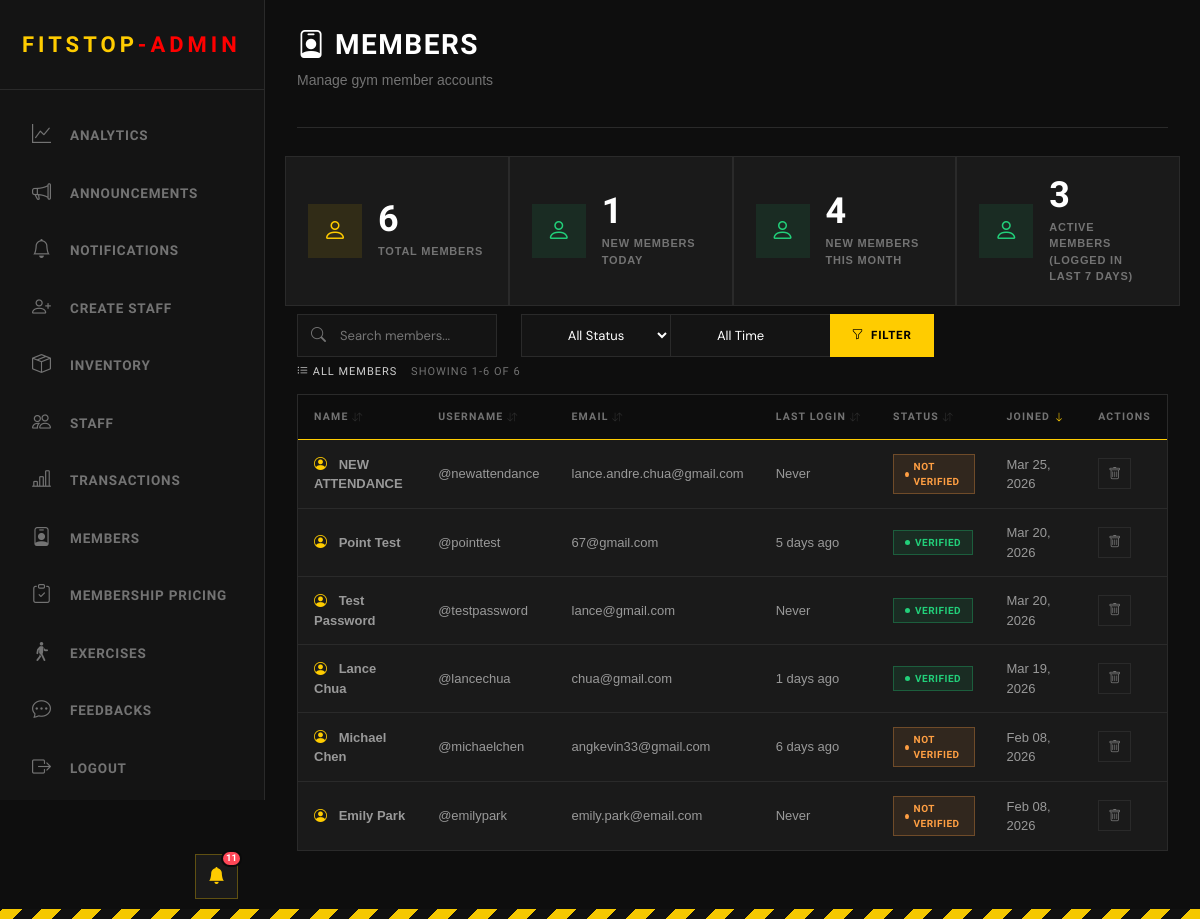
Before: /admin/view_members.php (signed in) with the older database file.
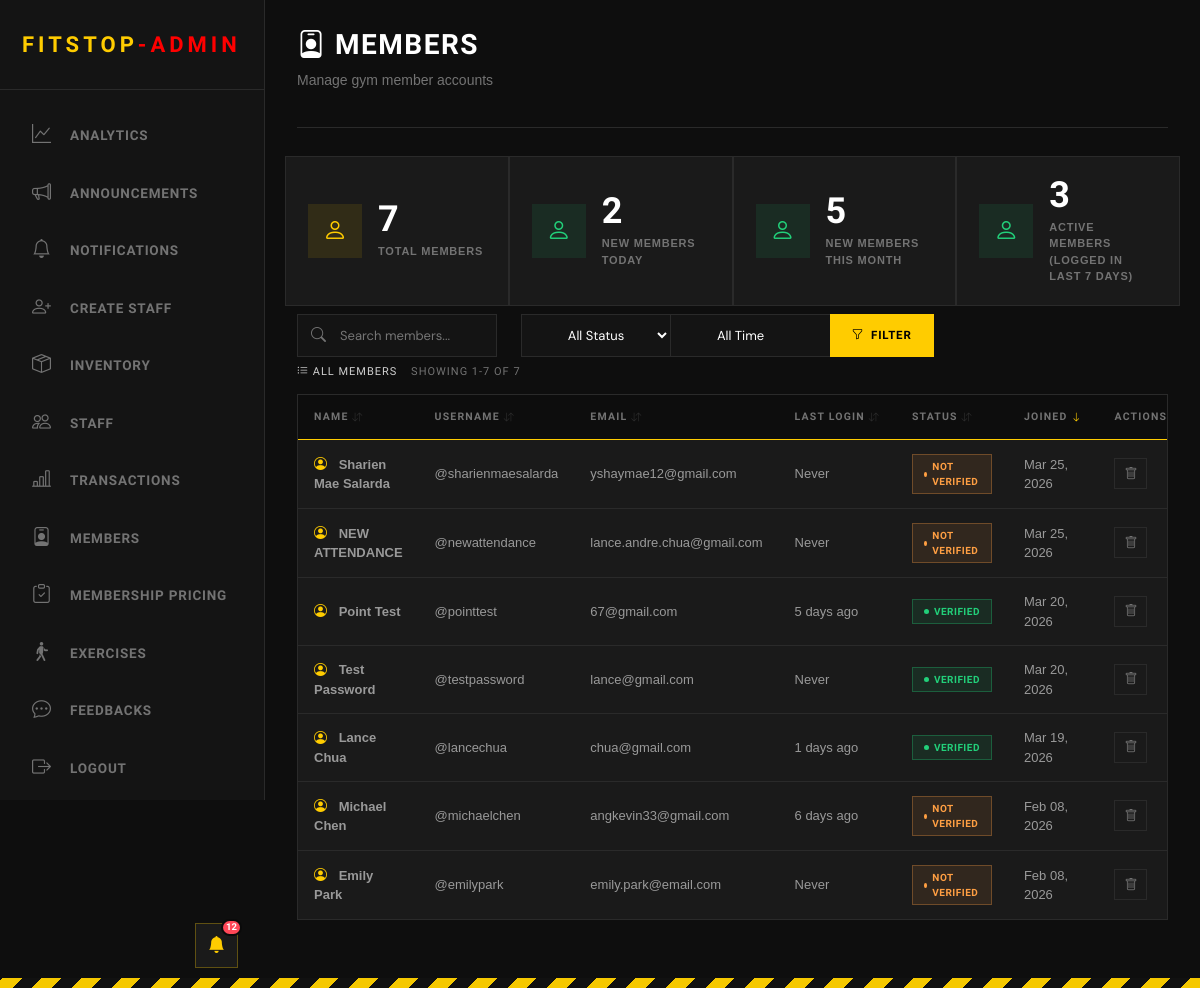
After: the same page with the newer database file.
### tables this page shows
CREATE TABLE "users" (   id INTEGER PRIMARY KEY AUTOINCREMENT,   username VARCHAR(50) NOT NULL UNIQUE,   first_name VARCHAR(50) NOT NULL,   last_name VARCHAR(50) NOT NULL,   email VARCHAR(100) NOT NULL UNIQUE,   password VARCHAR(255) NOT NULL,   user_type VARCHAR(50),   verification_code VARCHAR(50) DEFAULT NULL,   verification_code_expiration TIMESTAMP DEFAULT NULL,   is_verified BOOLEAN DEFAULT FALSE,   profile_picture BLOB,   last_logged_in TIMESTAMP DEFAULT NULL,   created_at TIMESTAMP DEFAULT CURRENT_TIMESTAMP,   updated_at TIMESTAMP DEFAULT CURRENT_TIMESTAMP , "points" INTEGER NOT NULL DEFAULT 0, dpa_consent INTEGER NOT NULL DEFAULT 0, dpa_consent_at TIMESTAMP DEFAULT NULL);

### admin/view_members.php (the view, shortened to what this page needs)
<?php
include("../Login/connection.php");
$search = isset($_GET['search']) ? trim($_GET['search']) : '';
$status_filter = isset($_GET['status']) ? $_GET['status'] : '';
$time_filter = isset($_GET['time']) ? $_GET['time'] : '';
$sort_by = isset($_GET['sort']) ? $_GET['sort'] : 'created_at';
$sort_order = isset($_GET['order']) ? $_GET['order'] : 'DESC';
$records_per_page = 10;
$page = isset($_GET['page']) ? (int) $_GET['page'] : 1;
$offset = ($page - 1) * $records_per_page;
$sort_order = ($sort_order === 'ASC') ? 'ASC' : 'DESC';
$where_conditions = ["user_type = 'user'"];
$params = [];
$where_clause = "WHERE " . implode(" AND ", $where_conditions);
$total_query = $pdo->prepare("SELECT COUNT(*) as total FROM users $where_clause");
$total_query->execute($params);
$total_records = $total_query->fetch()['total'];
$query = "SELECT id, username, first_name, last_name, email, last_logged_in, is_verified, created_at
          FROM users
          $where_clause
          ORDER BY $sort_by $sort_order
          LIMIT :limit OFFSET :offset";
$stmt = $pdo->prepare($query);
$stmt->bindValue(':limit', $records_per_page, PDO::PARAM_INT);
$stmt->bindValue(':offset', $offset, PDO::PARAM_INT);
$stmt->execute();
$members = $stmt->fetchAll();
function timeAgo($datetime)
{
    if (!$datetime)
        return 'Never';
    $time = strtotime($datetime);
    $diff = time() - $time;
    if ($diff < 604800)
        return floor($diff / 86400) . ' days ago';
    return date('M d, Y', $time);
}
function getSortUrl($column, $current_sort, $current_order, $search, $status, $time, $page)
{
    $new_order = 'ASC';
    $params = "sort=$column&order=$new_order";
    return "?$params";
}
function getSortIcon($column, $current_sort, $current_order)
{
    if ($current_sort !== $column) {
        return '<i class="bi bi-arrow-down-up" style="opacity: 0.3; font-size: 10px;"></i>';
    }
    return $current_order === 'ASC'
        ? '<i class="bi bi-arrow-up" style="color: var(--hazard); font-size: 10px;"></i>'
        : '<i class="bi bi-arrow-down" style="color: var(--hazard); font-size: 10px;"></i>';
}
$stmt = $pdo->query("
    SELECT COUNT(*) as total FROM users WHERE user_type = 'user'AND DATE(created_at) = DATE('now')");
$new_today = $stmt->fetch()['total'];
$stmt = $pdo->query("
    SELECT COUNT(*) as total FROM users WHERE user_type = 'user'AND strftime('%Y-%m', created_at) = strftime('%Y-%m', 'now')
");
$new_month = $stmt->fetch()['total'];
$stmt = $pdo->query("
    SELECT COUNT(*) as total FROM users WHERE user_type = 'user'AND last_logged_in >= DATE('now', '-7 days')
");
$active_members = $stmt->fetch()['total'];
?>
<!DOCTYPE html>
<html>
<head>
    <link rel="stylesheet" href="https://cdn.jsdelivr.net/npm/bootstrap-icons@1.11.0/font/bootstrap-icons.css">
    <link href="https://cdn.jsdelivr.net/npm/bootstrap@5.3.8/dist/css/bootstrap.min.css" rel="stylesheet"
>
</head>
<body>
    <?php include('includes/header_admin.php') ?>
    <div class="main-content">
        <div class="topbar">
            <div class="topbar-left">
                <h1><i class="bi bi-person-badge"></i> Members</h1>
                <p>Manage gym member accounts</p>
            </div>
        </div>
        <div class="row">
            <div class="stat-box col-sm-12 col-xl">
                <div class="stat-icon members">
                    <i class="bi bi-person"></i>
                </div>
                <div>
                    <div class="stat-value">
                        <?php echo number_format(isset($total_records) ? $total_records : 0, 0); ?>
                    </div>
                    <div class="stat-label">Total Members</div>
                </div>
            </div>
            <div class="stat-box col-sm-12 col-xl">
                <div class="stat-icon registrations">
                    <i class="bi bi-person"></i>
                </div>
                <div>
                    <div class="stat-value"><?php echo number_format(isset($new_today) ? $new_today : 0, 0); ?>
                    </div>
                    <div class="stat-label">New Members Today</div>
                </div>
            </div>
            <div class="stat-box col-sm-12 col-xl">
                <div class="stat-icon registrations">
                    <i class="bi bi-person"></i>
                </div>
                <div>
                    <div class="stat-value"><?php echo number_format(isset($new_month) ? $new_month : 0, 0); ?>
                    </div>
                    <div class="stat-label">New Members This Month</div>
                </div>
            </div>
            <div class="stat-box col-sm-12 col-xl">
                <div class="stat-icon registrations">
                    <i class="bi bi-person" style="color: var(--success);"></i>
                </div>
                <div>
                    <div class="stat-value">
                        <?php echo number_format(isset($active_members) ? $active_members : 0, 0); ?>
                    </div>
                    <div class="stat-label">Active Members (logged in last 7 days)</div>
                </div>
            </div>
        </div>
        <section>
            <form method="GET">
                <div class="row my-2">
                    <div class="col-sm-12 col-xl-3">
                        <div class="search-wrapper" style="flex: 2;">
                            <i class="bi bi-search search-icon"></i>
                            <input type="text" name="search" class="search-input" placeholder="Search members..."
                                maxlength="30" value="<?php echo htmlspecialchars($search); ?>"
                                style="min-width: 200px;">
                        </div>
                    </div>
                    <div class="col-sm-12 col-xl-2">
                        <select name="status" class="search-input" style="min-width: 150px;">
                            <option value="">All Status</option>
                        </select>
                    </div>
                    <div class="col-sm-12 col-xl-2">
                        <select name="time" class="search-input" style="min-width: 180px;">
                            <option value="">All Time</option>
                        </select>
                    </div>
                    <div class="col-sm-12 col-xl-2 d-flex justify-content-center">
                        <button type="submit" class="search-btn">
                            <i class="bi bi-funnel"></i> Filter
                        </button>
                    </div>
                    <div class="col-sm-12 col-xl-2 col-xl-offset-2 d-flex justify-content-center">
                    </div>
                </div>
            </form>
            <div style="margin-bottom: 16px;">
                <h2 style="margin: 0; border: none; padding: 0; font-size: 11px;">
                    <i class="bi bi-list-ul"></i> All Members
                    <span style="color: var(--text-muted); margin-left: 10px;">
                        Showing
                        <?php echo min($offset + 1, $total_records); ?>-<?php echo min($offset + $records_per_page, $total_records); ?>
                        of <?php echo $total_records; ?>
                    </span>
                </h2>
            </div>
            <div class="inventory-table">
                <table>
                    <thead>
                        <tr>
                            <th class="sortable-header"
                                onclick="window.location.href='<?php echo getSortUrl('first_name', $sort_by, $sort_order, $search, $status_filter, $time_filter, $page); ?>'">
                                Name <?php echo getSortIcon('first_name', $sort_by, $sort_order); ?>
                            </th>
                            <th class="sortable-header"
                                onclick="window.location.href='<?php echo getSortUrl('username', $sort_by, $sort_order, $search, $status_filter, $time_filter, $page); ?>'">
                                Username <?php echo getSortIcon('username', $sort_by, $sort_order); ?>
                            </th>
                            <th class="sortable-header"
                                onclick="window.location.href='<?php echo getSortUrl('email', $sort_by, $sort_order, $search, $status_filter, $time_filter, $page); ?>'">
                                Email <?php echo getSortIcon('email', $sort_by, $sort_order); ?>
                            </th>
                            <th class="sortable-header"
                                onclick="window.location.href='<?php echo getSortUrl('last_logged_in', $sort_by, $sort_order, $search, $status_filter, $time_filter, $page); ?>'">
                                Last Login <?php echo getSortIcon('last_logged_in', $sort_by, $sort_order); ?>
                            </th>
                            <th class="sortable-header"
                                onclick="window.location.href='<?php echo getSortUrl('is_verified', $sort_by, $sort_order, $search, $status_filter, $time_filter, $page); ?>'">
                                Status <?php echo getSortIcon('is_verified', $sort_by, $sort_order); ?>
                            </th>
                            <th class="sortable-header"
                                onclick="window.location.href='<?php echo getSortUrl('created_at', $sort_by, $sort_order, $search, $status_filter, $time_filter, $page); ?>'">
                                Joined <?php echo getSortIcon('created_at', $sort_by, $sort_order); ?>
                            </th>
                            <th>Actions</th>
                        </tr>
                    </thead>
                    <tbody>
                        <?php if (count($members) > 0): ?>
                            <?php foreach ($members as $member): ?>
                                <?php
                                $full_name = htmlspecialchars($member['first_name'] . ' ' . $member['last_name']);
                                $username = htmlspecialchars($member['username']);
                                $email = htmlspecialchars($member['email']);
                                $last_login = timeAgo($member['last_logged_in']);
                                $joined = date('M d, Y', strtotime($member['created_at']));
                                $status_badge = $member['is_verified']
                                    ? "<span class='status-badge active'>Verified</span>"
                                    : "<span class='status-badge maintenance'>Not Verified</span>";
                                ?>
                                <tr>
                                    <td>
                                        <i class='bi bi-person-circle' style='color: var(--hazard); margin-right: 8px;'></i>
                                        <strong><?php echo $full_name; ?></strong>
                                    </td>
                                    <td>@<?php echo $username; ?></td>
                                    <td><?php echo $email; ?></td>
                                    <td><?php echo $last_login; ?></td>
                                    <td><?php echo $status_badge; ?></td>
                                    <td><?php echo $joined; ?></td>
                                    <td>
                                        <a href='delete_member.php?id=<?php echo $member['id']; ?>' class='btn-icon'
                                            onclick='return confirm("Are you sure you want to remove this member?")'>
                                            <i class='bi bi-trash'></i>
                                        </a>
                                    </td>
                                </tr>
                            <?php endforeach; ?>
                        <?php endif; ?>
                    </tbody>
                </table>
            </div>
        </section>
    </div>
</body>
</html>

### admin/includes/header_admin.php (shortened to what this page needs)
<?php
include('../login/connection.php');
$unread_stmt = $pdo->query("SELECT COUNT(*) as count FROM notification_history WHERE is_read = 0");
$unread_count = $unread_stmt->fetch()['count'];
?>
<head>
    <link rel="stylesheet" href="../staff/staff.css">
    <link href="../styles.css" rel="stylesheet">
    <link rel="stylesheet" href="https://cdnjs.cloudflare.com/ajax/libs/font-awesome/6.4.0/css/all.min.css">
    <link rel="stylesheet" href="https://cdn.jsdelivr.net/npm/bootstrap-icons@1.11.0/font/bootstrap-icons.css">
</head>
<body>
    <div style="position: fixed; bottom: 20px; left: calc(var(--sidebar-w) - 70px); z-index: 1001;">
        <div class="notif-wrapper">
            <button class="notif-bell-btn" id="notifBellBtn">
                <i class="bi bi-bell-fill"></i>
                <?php if ($unread_count > 0): ?>
                    <span class="notif-badge"><?php echo $unread_count; ?></span>
                <?php endif; ?>
            </button>
        </div>
    </div>
    <div class="sidebar">
        <div class="sidebar-header">
            <span class="logo-text">FITSTOP<span style="color:red;">-ADMIN</span></span>
        </div>
        <ul class="menu">
            <li onclick="location.href='Admin_Landing_Page.php'"><i class="bi bi-graph-up"></i><span>Analytics</span>
            </li>
            <li onclick="location.href='create_announcement.php'"><i
                    class="bi bi-megaphone"></i><span>Announcements</span></li>
            <li onclick="location.href='notification.php'"><i class="bi bi-bell"></i><span>Notifications</span></li>
            <li onclick="location.href='create_staff.php'"><i class="bi bi-person-plus"></i><span>Create Staff</span>
            </li>
            <li onclick="location.href='view_inventory.php'"><i class="bi bi-box-seam"></i><span>Inventory</span></li>
            <li onclick="location.href='view_staff.php'"><i class="bi bi-people"></i><span>Staff</span></li>
            <li onclick="location.href='transaction.php'"><i class="bi bi-bar-chart-line"></i><span>Transactions</span>
            </li>
            <li onclick="location.href='view_members.php'"><i class="bi bi-person-badge"></i><span>Members</span></li>
            <li onclick="location.href='membership_pricing.php'"><i class="bi bi-clipboard-check"></i><span>Membership
                    Pricing</span></li>
            <li onclick="location.href='exercises.php'"><i class="bi bi-person-walking"></i><span>Exercises</span></li>
            <li onclick="location.href='view_feedback.php'"><i class="bi bi-chat-dots"></i><span>Feedbacks</span></li>
            <li onclick="document.getElementById('logoutForm').submit()"><i
                    class="bi bi-box-arrow-right"></i><span>Logout</span></li>
        </ul>
    </div>
</body>

### styles.css (style rules this page uses)
:root { --bg-void: #0a0a0a; --bg-surface: #141414; --bg-card: #1a1a1a; --hazard-yellow: #ffcc00; --text-primary: #ffffff; --text-muted: #a0a0a0; --border-industrial: 1px solid #333; }
body { background-color: var(--bg-void); color: var(--text-primary); font-family: "Inter", sans-serif; overflow-x: hidden; }
h1, h2, h3, h4, h5, .brand-font { font-family: "Chakra Petch", sans-serif; text-transform: uppercase; letter-spacing: 1px; }
:root { --yellow: #f5c800; --yellow-dim: #c9a400; --dark: #0e0e0e; --dark2: #161616; --dark3: #1e1e1e; --border: #2a2a2a; --text: #d0d0d0; --text-muted: #737373; }
* { box-sizing: border-box; }
body { background-color: var(--dark); font-family: "Barlow", sans-serif; color: var(--text); min-height: 100vh; }
body::after { content: ""; display: block; height: 10px; background: repeating-linear-gradient( -45deg, var(--yellow) 0px, var(--yellow) 14px, #111 14px, #111 28px ); position: fixed; bottom: 0; left: 0; right: 0; z-index: 999; }

### admin/view_members.php (style rules this page uses)
.sortable-header { cursor: pointer; user-select: none; transition: color 0.2s; }

Changed rows visible on the page:
added users: full_name "Sharien Mae Salarda", username "sharienmaesalarda", email "yshaymae12@gmail.com", last_logged_in "Never", is_verified "NOT VERIFIED", created_at "Mar 25, 2026"
Other visible differences:
$unread_count: "11" → "12"
isset($total_records) ? $total_records : 0: "6" → "7"
isset($new_today) ? $new_today : 0: "1" → "2"
isset($new_month) ? $new_month : 0: "4" → "5"
min($offset + $records_per_page, $total_records): "6" → "7"
$total_records: "6" → "7"
